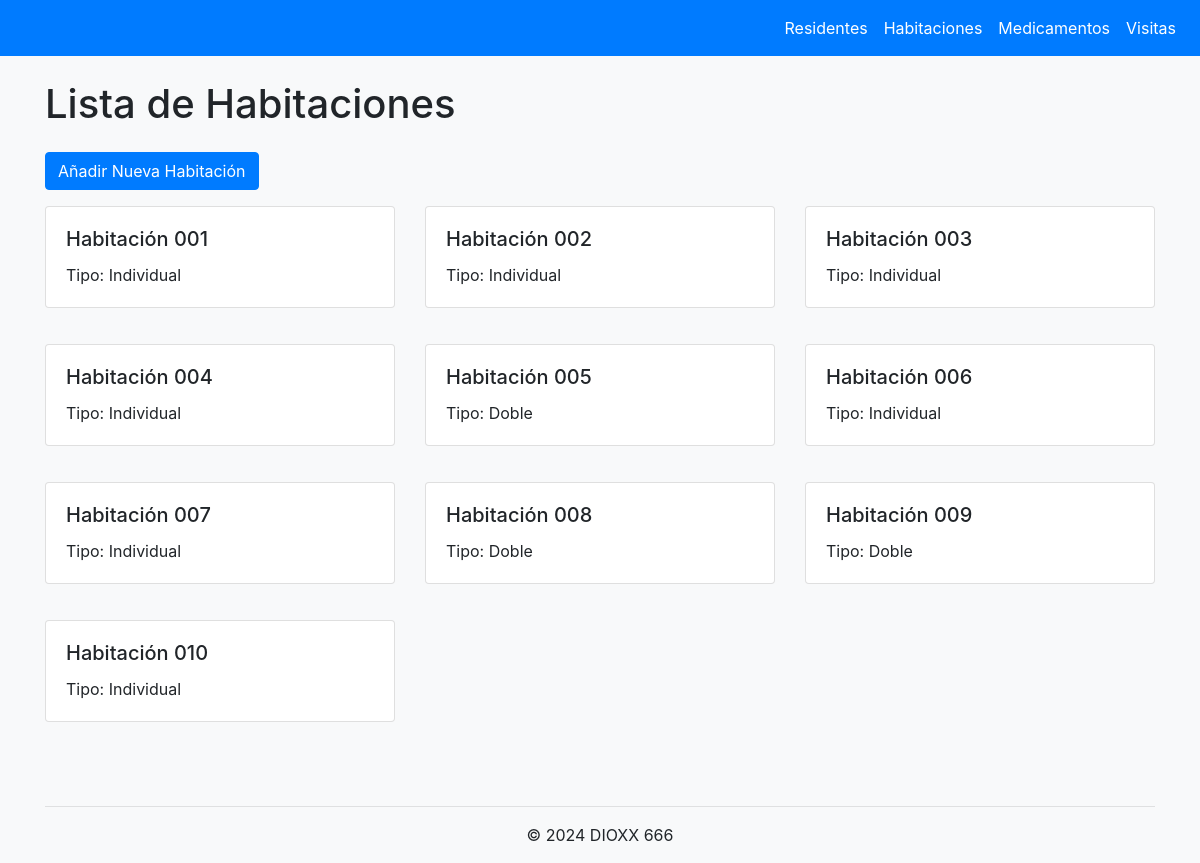
The page /habitaciones/ on the database its author committed.
### core/models.py (models this page shows, shortened)
class Habitacion(models.Model):
    numero = models.CharField(max_length=10, unique=True)
    tipo = models.CharField(max_length=20, choices=[('individual', 'Individual'), ('doble', 'Doble')])

### core/views.py (the view)
# urls.py: path('habitaciones/', views.HabitacionListView.as_view(), name='habitacion_list'),
class HabitacionListView(ListView):
    model = Habitacion
    template_name = 'core/habitacion_list.html'
    context_object_name = 'habitaciones'

### core/templates/core/habitacion_list.html
{% extends 'base.html' %}
{% load bootstrap4 %}
{% block content %}
  <h1 class="mb-4">Lista de Habitaciones</h1>
  <a href="{% url 'habitacion_new' %}" class="btn btn-primary mb-3">Añadir Nueva Habitación</a>
  <div class="row">
    {% for habitacion in habitaciones %}
      <div class="col-md-4 mb-3">
        <div class="card">
          <div class="card-body">
            <h5 class="card-title">Habitación {{ habitacion.numero }}</h5>
            <p class="card-text">Tipo: {{ habitacion.get_tipo_display }}</p>
          </div>
        </div>
      </div>
    {% empty %}
      <div class="col-12">
        <p class="alert alert-info">No hay habitaciones registradas.</p>
      </div>
    {% endfor %}
  </div>
{% endblock %}

### core/templates/base.html (style rules this page uses)
body { padding-top: 5rem; background-color: #f8f9fa; }
.card { margin-bottom: 20px; }

### rows shown on the page
Habitacion: numero "001", tipo "Individual"
Habitacion: numero "002", tipo "Individual"
Habitacion: numero "003", tipo "Individual"
Habitacion: numero "004", tipo "Individual"
Habitacion: numero "005", tipo "Doble"
Habitacion: numero "006", tipo "Individual"
Habitacion: numero "007", tipo "Individual"
Habitacion: numero "008", tipo "Doble"
Habitacion: numero "009", tipo "Doble"
Habitacion: numero "010", tipo "Individual"
